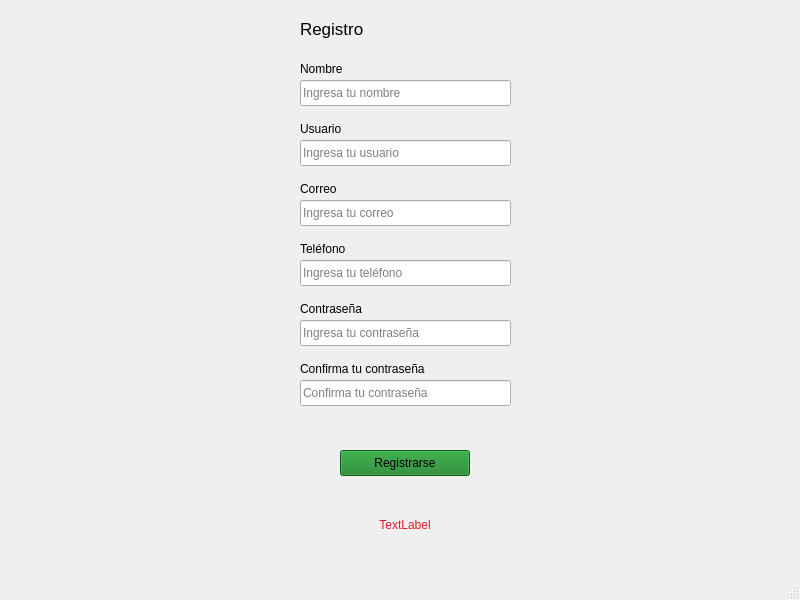
<?xml version="1.0" encoding="UTF-8"?>
<ui version="4.0">
 <class>MainWindow</class>
 <widget class="QMainWindow" name="MainWindow">
  <property name="geometry">
   <rect>
    <x>0</x>
    <y>0</y>
    <width>800</width>
    <height>600</height>
   </rect>
  </property>
  <property name="windowTitle">
   <string>MainWindow</string>
  </property>
  <widget class="QWidget" name="centralwidget">
   <widget class="QLabel" name="label_username">
    <property name="geometry">
     <rect>
      <x>300</x>
      <y>120</y>
      <width>66</width>
      <height>18</height>
     </rect>
    </property>
    <property name="text">
     <string>&lt;html&gt;&lt;head/&gt;&lt;body&gt;&lt;p&gt;&lt;span style=&quot; font-size:9pt;&quot;&gt;Usuario&lt;/span&gt;&lt;/p&gt;&lt;/body&gt;&lt;/html&gt;</string>
    </property>
   </widget>
   <widget class="QLineEdit" name="inputUsername">
    <property name="geometry">
     <rect>
      <x>300</x>
      <y>140</y>
      <width>211</width>
      <height>26</height>
     </rect>
    </property>
    <property name="font">
     <font>
      <pointsize>9</pointsize>
     </font>
    </property>
    <property name="placeholderText">
     <string>Ingresa tu usuario</string>
    </property>
   </widget>
   <widget class="QLineEdit" name="inputNombre">
    <property name="geometry">
     <rect>
      <x>300</x>
      <y>80</y>
      <width>211</width>
      <height>26</height>
     </rect>
    </property>
    <property name="font">
     <font>
      <pointsize>9</pointsize>
     </font>
    </property>
    <property name="dragEnabled">
     <bool>false</bool>
    </property>
    <property name="placeholderText">
     <string>Ingresa tu nombre</string>
    </property>
   </widget>
   <widget class="QLabel" name="label_nombre">
    <property name="geometry">
     <rect>
      <x>300</x>
      <y>60</y>
      <width>66</width>
      <height>18</height>
     </rect>
    </property>
    <property name="text">
     <string>&lt;html&gt;&lt;head/&gt;&lt;body&gt;&lt;p&gt;&lt;span style=&quot; font-size:9pt;&quot;&gt;Nombre&lt;/span&gt;&lt;/p&gt;&lt;/body&gt;&lt;/html&gt;</string>
    </property>
   </widget>
   <widget class="QLineEdit" name="inputTelefono">
    <property name="geometry">
     <rect>
      <x>300</x>
      <y>260</y>
      <width>211</width>
      <height>26</height>
     </rect>
    </property>
    <property name="font">
     <font>
      <pointsize>9</pointsize>
     </font>
    </property>
    <property name="placeholderText">
     <string>Ingresa tu teléfono</string>
    </property>
   </widget>
   <widget class="QLineEdit" name="inputCorreo">
    <property name="geometry">
     <rect>
      <x>300</x>
      <y>200</y>
      <width>211</width>
      <height>26</height>
     </rect>
    </property>
    <property name="font">
     <font>
      <pointsize>9</pointsize>
     </font>
    </property>
    <property name="placeholderText">
     <string>Ingresa tu correo</string>
    </property>
   </widget>
   <widget class="QLabel" name="label_telefono">
    <property name="geometry">
     <rect>
      <x>300</x>
      <y>240</y>
      <width>66</width>
      <height>18</height>
     </rect>
    </property>
    <property name="text">
     <string>&lt;html&gt;&lt;head/&gt;&lt;body&gt;&lt;p&gt;&lt;span style=&quot; font-size:9pt;&quot;&gt;Teléfono&lt;/span&gt;&lt;/p&gt;&lt;/body&gt;&lt;/html&gt;</string>
    </property>
   </widget>
   <widget class="QLabel" name="label_correo">
    <property name="geometry">
     <rect>
      <x>300</x>
      <y>180</y>
      <width>66</width>
      <height>18</height>
     </rect>
    </property>
    <property name="text">
     <string>&lt;html&gt;&lt;head/&gt;&lt;body&gt;&lt;p&gt;&lt;span style=&quot; font-size:9pt;&quot;&gt;Correo&lt;/span&gt;&lt;/p&gt;&lt;/body&gt;&lt;/html&gt;</string>
    </property>
   </widget>
   <widget class="QLineEdit" name="inputConfirmarContrasenia">
    <property name="geometry">
     <rect>
      <x>300</x>
      <y>380</y>
      <width>211</width>
      <height>26</height>
     </rect>
    </property>
    <property name="font">
     <font>
      <pointsize>9</pointsize>
     </font>
    </property>
    <property name="echoMode">
     <enum>QLineEdit::EchoMode::Password</enum>
    </property>
    <property name="placeholderText">
     <string>Confirma tu contraseña</string>
    </property>
   </widget>
   <widget class="QLineEdit" name="inputContrasenia">
    <property name="geometry">
     <rect>
      <x>300</x>
      <y>320</y>
      <width>211</width>
      <height>26</height>
     </rect>
    </property>
    <property name="font">
     <font>
      <pointsize>9</pointsize>
     </font>
    </property>
    <property name="echoMode">
     <enum>QLineEdit::EchoMode::Password</enum>
    </property>
    <property name="placeholderText">
     <string>Ingresa tu contraseña</string>
    </property>
   </widget>
   <widget class="QLabel" name="label_confirmar_contrasenia">
    <property name="geometry">
     <rect>
      <x>300</x>
      <y>360</y>
      <width>141</width>
      <height>18</height>
     </rect>
    </property>
    <property name="text">
     <string>&lt;html&gt;&lt;head/&gt;&lt;body&gt;&lt;p&gt;&lt;span style=&quot; font-size:9pt;&quot;&gt;Confirma tu contraseña&lt;/span&gt;&lt;/p&gt;&lt;/body&gt;&lt;/html&gt;</string>
    </property>
   </widget>
   <widget class="QLabel" name="label_contrasenia">
    <property name="geometry">
     <rect>
      <x>300</x>
      <y>300</y>
      <width>66</width>
      <height>18</height>
     </rect>
    </property>
    <property name="text">
     <string>&lt;html&gt;&lt;head/&gt;&lt;body&gt;&lt;p&gt;&lt;span style=&quot; font-size:9pt;&quot;&gt;Contraseña&lt;/span&gt;&lt;/p&gt;&lt;/body&gt;&lt;/html&gt;</string>
    </property>
   </widget>
   <widget class="QLabel" name="label">
    <property name="geometry">
     <rect>
      <x>200</x>
      <y>510</y>
      <width>410</width>
      <height>31</height>
     </rect>
    </property>
    <property name="text">
     <string>&lt;html&gt;&lt;head/&gt;&lt;body&gt;&lt;p align=&quot;center&quot;&gt;&lt;span style=&quot; color:#e01b24;&quot;&gt;TextLabel&lt;/span&gt;&lt;/p&gt;&lt;/body&gt;&lt;/html&gt;</string>
    </property>
   </widget>
   <widget class="QLabel" name="label_3">
    <property name="geometry">
     <rect>
      <x>300</x>
      <y>20</y>
      <width>66</width>
      <height>18</height>
     </rect>
    </property>
    <property name="font">
     <font>
      <pointsize>13</pointsize>
     </font>
    </property>
    <property name="text">
     <string>Registro</string>
    </property>
   </widget>
   <widget class="QPushButton" name="botonRegistrar">
    <property name="geometry">
     <rect>
      <x>340</x>
      <y>450</y>
      <width>130</width>
      <height>26</height>
     </rect>
    </property>
    <property name="styleSheet">
     <string notr="true">background-color: rgb(20, 128, 36);</string>
    </property>
    <property name="text">
     <string>Registrarse</string>
    </property>
   </widget>
  </widget>
  <widget class="QMenuBar" name="menubar">
   <property name="geometry">
    <rect>
     <x>0</x>
     <y>0</y>
     <width>800</width>
     <height>23</height>
    </rect>
   </property>
  </widget>
  <widget class="QStatusBar" name="statusbar"/>
 </widget>
 <resources/>
 <connections/>
</ui>
